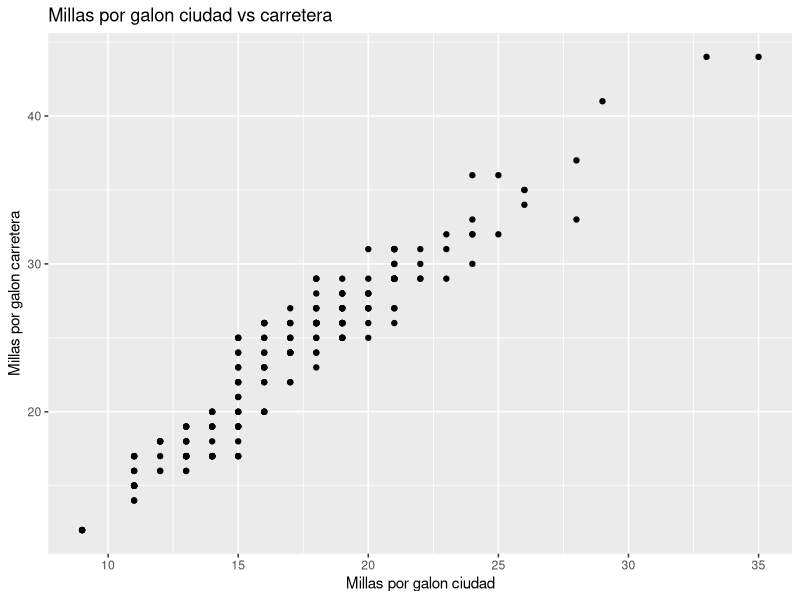
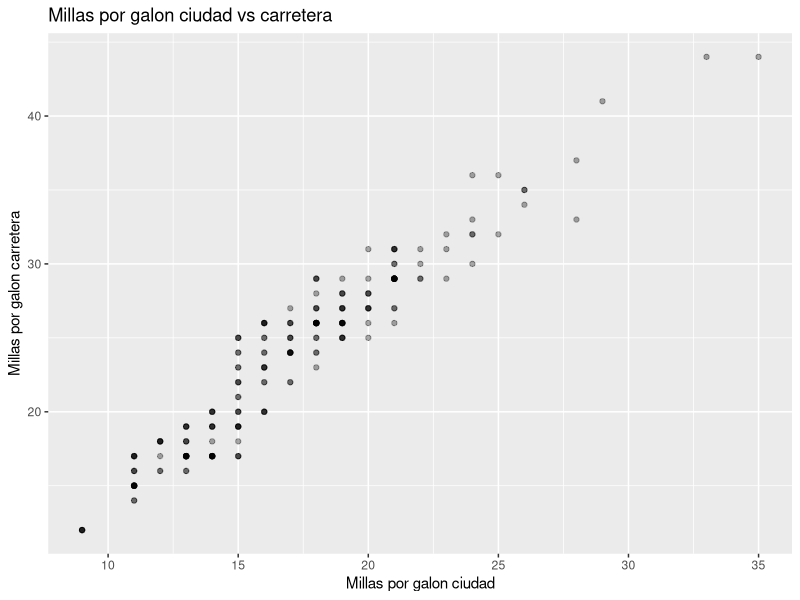
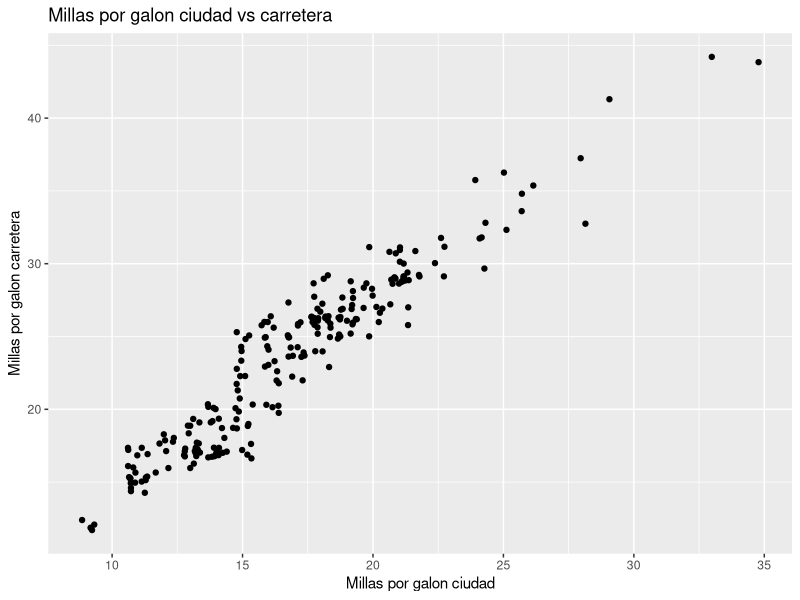
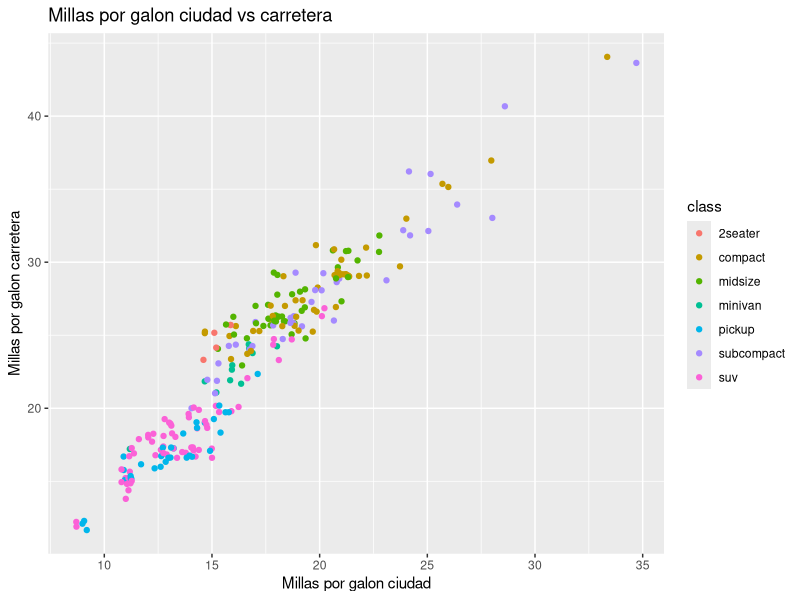
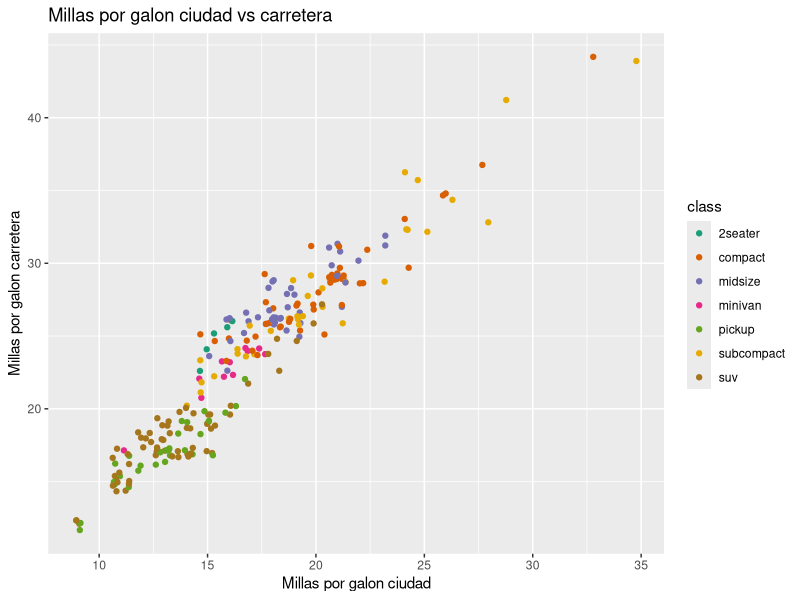
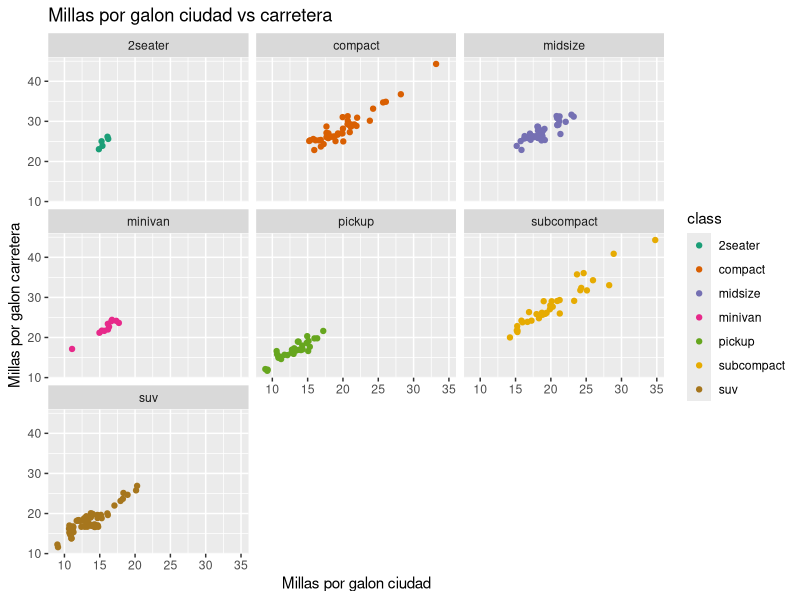

These figures' R source, in order:
#Actividad 3



#Ejercicio 1

install.packages("ggplot2")
library("ggplot2")
ggplot(data=mpg, aes(x=cty, y= hwy))+
        labs(x="Millas por galon ciudad",y="Millas por galon carretera", title="Millas por galon ciudad vs carretera")+
  geom_point()
        

#Ejercicio 2

ggplot(data=mpg, aes(x=cty, y= hwy))+
  labs(x="Millas por galon ciudad",y="Millas por galon carretera", title="Millas por galon ciudad vs carretera")+
  geom_point(alpha=1/3)

ggplot(data=mpg, aes(x=cty, y= hwy))+
  labs(x="Millas por galon ciudad",y="Millas por galon carretera", title="Millas por galon ciudad vs carretera")+
  geom_jitter()

# Creemos que es mas adecuado utilizar geom_point con el argumento alpha para eliminar el problema de sobreploteo y obtener una visualizacion mas sencilla para el ojo humano

#Ejercicio 3

ggplot(data=mpg, aes(x=cty, y= hwy, colour=class))+
  labs(x="Millas por galon ciudad",y="Millas por galon carretera", title="Millas por galon ciudad vs carretera")+
  geom_jitter()

ggplot(data=mpg, aes(x=cty, y= hwy, colour=class))+
  labs(x="Millas por galon ciudad",y="Millas por galon carretera", title="Millas por galon ciudad vs carretera")+
  geom_jitter()+
  scale_color_brewer(palette = "Dark2")

ggplot(data=mpg, aes(x=cty, y= hwy, colour=class))+
  labs(x="Millas por galon ciudad",y="Millas por galon carretera", title="Millas por galon ciudad vs carretera")+
  geom_jitter()+
  scale_color_brewer(palette = "Dark2")+
  facet_wrap("class")




